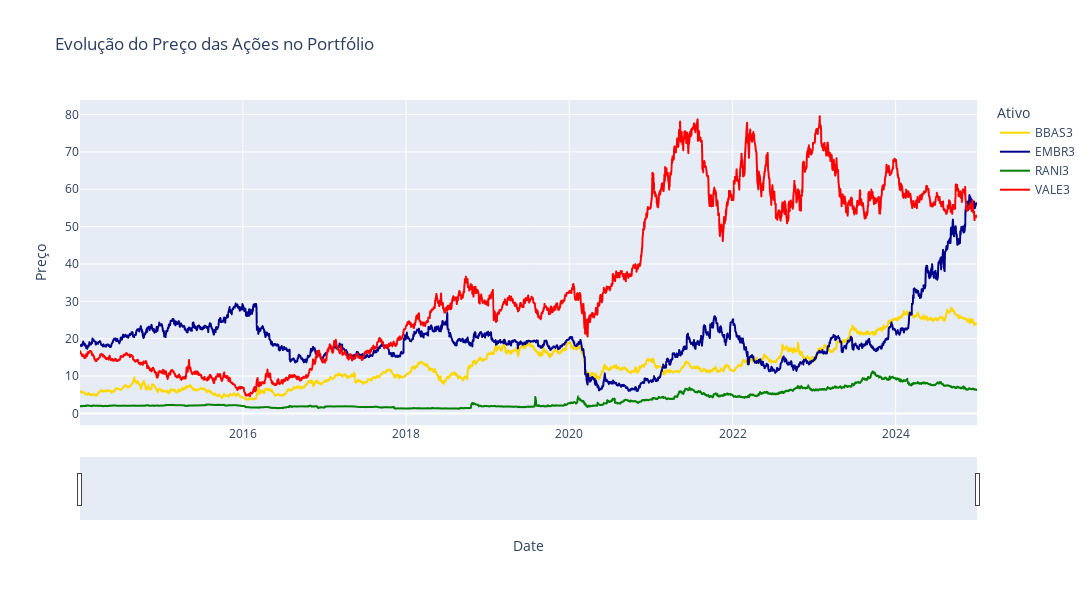

Notebook code cell kept with this figure:
### Code cell
# Criar gráfico
fig = px.line(
    df_plot,
    x='Date',
    y='Preço',
    color='Ativo',
    title='Evolução do Preço das Ações no Portfólio',
    color_discrete_map=cores_personalizadas
)

# Layout com barra de rolagem e hover unificado
fig.update_layout(
    hovermode='x unified',
    xaxis=dict(
        rangeslider=dict(visible=True),
        type='date'
    ),
    width=1500,
    height=600
)

fig.show()

### Figure 1 — Plotly figure (JSON) as saved in the notebook; plotly's stock layout.template omitted (floating-point values rounded to 4 significant figures; data arrays with more than 128 entries replaced by an {"elided": "..."} marker saying what was removed)
{"data": [{"hovertemplate": "Ativo=BBAS3<br>Date=%{x}<br>Preço=%{y}<extra></extra>", "legendgroup": "BBAS3", "line": {"color": "gold", "dash": "solid"}, "marker": {"symbol": "circle"}, "mode": "lines", "name": "BBAS3", "showlegend": true, "type": "scattergl", "x": {"elided": "2735 str values"}, "xaxis": "x", "y": {"elided": "2735 float values"}, "yaxis": "y"}, {"hovertemplate": "Ativo=EMBR3<br>Date=%{x}<br>Preço=%{y}<extra></extra>", "legendgroup": "EMBR3", "line": {"color": "darkblue", "dash": "solid"}, "marker": {"symbol": "circle"}, "mode": "lines", "name": "EMBR3", "showlegend": true, "type": "scattergl", "x": {"elided": "2735 str values"}, "xaxis": "x", "y": {"elided": "2735 float values"}, "yaxis": "y"}, {"hovertemplate": "Ativo=RANI3<br>Date=%{x}<br>Preço=%{y}<extra></extra>", "legendgroup": "RANI3", "line": {"color": "green", "dash": "solid"}, "marker": {"symbol": "circle"}, "mode": "lines", "name": "RANI3", "showlegend": true, "type": "scattergl", "x": {"elided": "2735 str values"}, "xaxis": "x", "y": {"elided": "2735 float values"}, "yaxis": "y"}, {"hovertemplate": "Ativo=VALE3<br>Date=%{x}<br>Preço=%{y}<extra></extra>", "legendgroup": "VALE3", "line": {"color": "red", "dash": "solid"}, "marker": {"symbol": "circle"}, "mode": "lines", "name": "VALE3", "showlegend": true, "type": "scattergl", "x": {"elided": "2735 str values"}, "xaxis": "x", "y": {"elided": "2735 float values"}, "yaxis": "y"}], "layout": {"height": 600, "hovermode": "x unified", "legend": {"title": {"text": "Ativo"}, "tracegroupgap": 0}, "title": {"text": "Evolução do Preço das Ações no Portfólio"}, "width": 1500, "xaxis": {"anchor": "y", "domain": [0, 1], "rangeslider": {"visible": true}, "title": {"text": "Date"}, "type": "date"}, "yaxis": {"anchor": "x", "domain": [0, 1], "title": {"text": "Preço"}}}}
